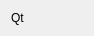
<?xml version="1.0" encoding="UTF-8"?>
<ui version="4.0">
 <class>Test</class>
 <widget class="QWidget" name="Test">
  <property name="geometry">
   <rect>
    <x>0</x>
    <y>0</y>
    <width>94</width>
    <height>32</height>
   </rect>
  </property>
  <property name="windowTitle">
   <string>Form</string>
  </property>
  <layout class="QVBoxLayout" name="verticalLayout">
   <item>
    <widget class="QLabel" name="label">
     <property name="text">
      <string>Qt</string>
     </property>
    </widget>
   </item>
  </layout>
 </widget>
 <resources/>
 <connections/>
</ui>
